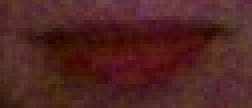
#> input picture preprocess/luaEnhance/0.png, 63 x 27 px, found by its file name (shown 4 times larger)
$ python addNoise.py
#> lines starting #> are read from the running program, lines starting #| are printed output that depends on the picture
import numpy as np
import random
import cv2

def sp_noise(image,prob):
    """
    Add salt and pepper noise to image
    prob: Probability of the noise
    """
    output = np.zeros(image.shape,np.uint8)
    thres = 1 - prob
    for i in range(image.shape[0]):
        for j in range(image.shape[1]):
            rdn = random.random()
            if rdn < prob:
                output[i][j] = 0
            elif rdn > thres:
                output[i][j] = 255
            else:
                output[i][j] = image[i][j]
    return output

image = cv2.imread('/home/binghao/Desktop/0.png', 0) # Only for grayscale image
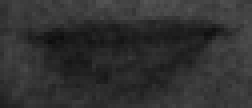
#> image: shape (27, 63) (shown 4 times larger); min 13, max 85, mean 49
noise_img = sp_noise(image, 0.05)
#> after the loop in sp_noise, `for i in range(image.shape[0]):`:
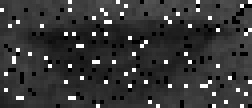
#> output: shape (27, 63) (shown 4 times larger); min 0, max 255, mean 55.3
cv2.imwrite('/home/binghao/Desktop/0_noise.png', noise_img)

$ run again, with preprocess/luaEnhance/38.png copied over preprocess/luaEnhance/0.png
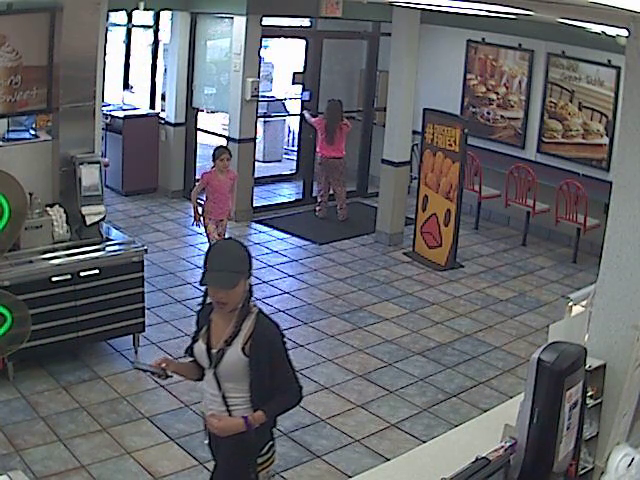
#> input picture preprocess/luaEnhance/38.png, 640 x 480 px, found by its file name
#> `image = cv2.imread('/home/binghao/Desktop/0.png', 0)`:
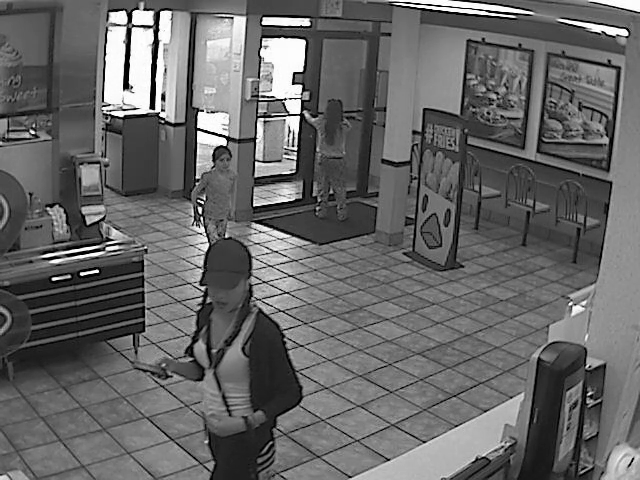
#> image: shape (480, 640); min 0, max 255, mean 102.7
#> after the loop in sp_noise, `for i in range(image.shape[0]):`:
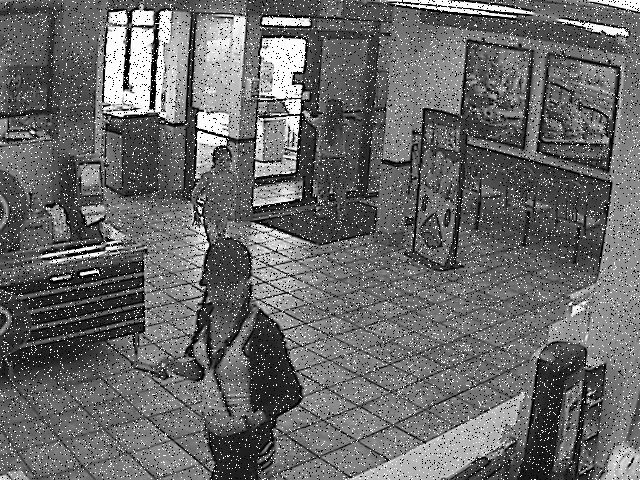
#> output: shape (480, 640); min 0, max 255, mean 105.1
